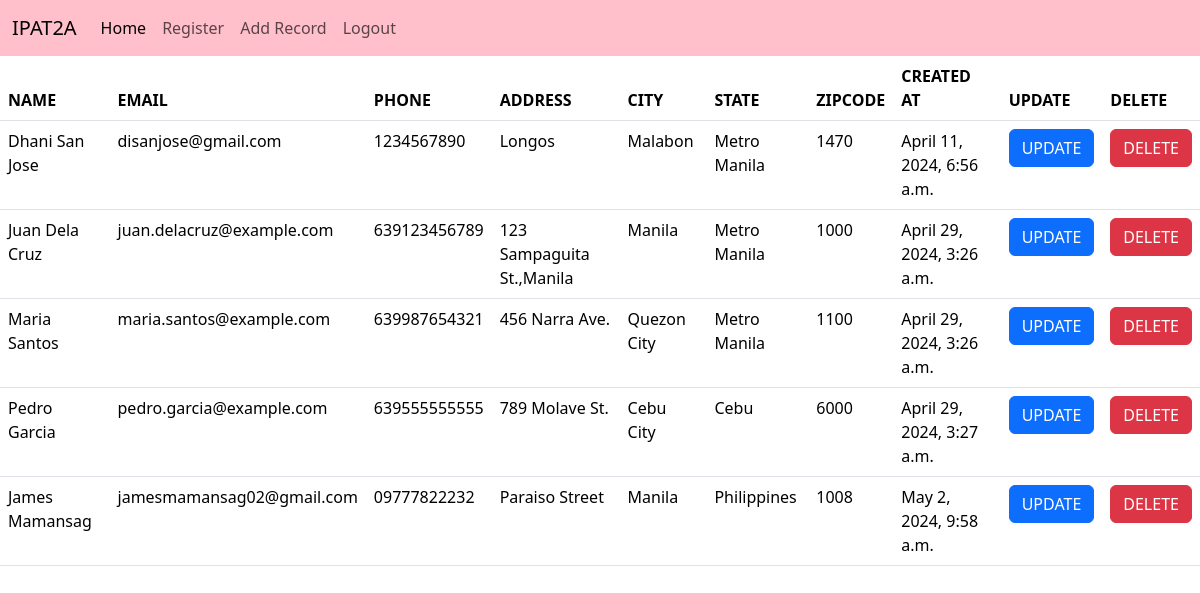
The app's page / (signed in) with its own data.
### dcrm/models.py (models this page shows, shortened)
class Record(models.Model):
    created_at = models.DateTimeField(auto_now_add=True)
    first_name = models.CharField(max_length=50)
    last_name =  models.CharField(max_length=50)
    email =  models.CharField(max_length=100)
    phone = models.CharField(max_length=15)
    address =  models.CharField(max_length=100)
    city =  models.CharField(max_length=50)
    state =  models.CharField(max_length=50)
    zipcode =  models.CharField(max_length=20)

### dcrm/views.py (the view, shortened to what this page needs)
# urls.py: path('', views.home, name='home'),
def home(request):
    records = Record.objects.all()
    return render(request, 'home.html', {'records':records})

### dcrm/templates/home.html (shortened to what this page needs)
{% extends 'base.html' %}
{% block content %}
{% if user.is_authenticated %}
<table class="table">
    <thead>
        <tr>
        <th>NAME</th>
        <th>EMAIL</th>
        <th>PHONE</th>
        <th>ADDRESS</th>
        <th>CITY</th>
        <th>STATE</th>
        <th>ZIPCODE</th>
        <th>CREATED AT</th>
        <th>UPDATE</th>
        <th>DELETE</th>
    </tr>
    </thead>
<tbody>
    {% if records %}
        {% for record in records %}
            <tr>
                <td>{{ record.first_name }} {{record.last_name}}</td>
                <td>{{ record.email }}</td>
                <td>{{ record.phone }}</td>
                <td>{{ record.address }}</td>
                <td>{{ record.city }}</td>
                <td>{{ record.state }}</td>
                <td>{{ record.zipcode }}</td>
                <td>{{ record.created_at }}</td>
                <td><a href="{% url 'update_record' record.id %}"><button class="btn btn-primary" value="{{ record.id }}">UPDATE</button></a></td>
                <td><a href="{% url 'delete_record' record.id %}"><button class="btn btn-danger" value="{{ record.id }}">DELETE</button></a></td>
            </tr>
        {% endfor %}
    {% endif %}
</tbody>
</table>
{% endif %}
{% endblock %}

### dcrm/templates/base.html (shortened to what this page needs)
<!doctype html>
<html lang="en">
  <head>
    <link href="https://cdn.jsdelivr.net/npm/bootstrap@5.3.3/dist/css/bootstrap.min.css" rel="stylesheet">
  </head>
  {% include 'navbar.html' %}
  <body>
    {% block content %}
    {% endblock content %}
  </body>
</html>

### dcrm/templates/navbar.html (shortened to what this page needs)
<nav class="navbar navbar-expand-lg bg-pink" >
    <div class="container-fluid">
      <a class="navbar-brand" href="#">IPAT2A</a>
      <div class="collapse navbar-collapse" id="navbarNav">
        <ul class="navbar-nav">
          <li class="nav-item">
            <a class="nav-link active" aria-current="page" href="{% url 'home' %}">Home</a>
          </li>
          <li class="nav-item">
            <a class="nav-link" href="{% url 'register' %}">Register</a>
          </li>
          <li class="nav-item">
            <a class="nav-link" href="{% url 'add_record' %}">Add Record</a>
          </li>
          <li class="nav-item">
            <a class="nav-link" href="{% url 'logout' %}">Logout</a>
          </li>
        </ul>
      </div>
    </div>
  </nav>

### dcrm/templates/navbar.html (style rules this page uses)
.bg-pink { background-color: pink !important; }

### records on screen
Record: first_name "Dhani", last_name "San Jose", email "disanjose@gmail.com", phone "1234567890", address "Longos", city "Malabon", state "Metro Manila", zipcode "1470", created_at "April 11, 2024, 6:56 a.m.", {{ record.id }} 1 (drawn)
Record: first_name "Juan", last_name "Dela Cruz", email "juan.delacruz@example.com", phone "639123456789", address "123 Sampaguita St.,Manila", city "Manila", state "Metro Manila", zipcode "1000", created_at "April 29, 2024, 3:26 a.m.", {{ record.id }} 2 (drawn)
Record: first_name "Maria", last_name "Santos", email "maria.santos@example.com", phone "639987654321", address "456 Narra Ave.", city "Quezon City", state "Metro Manila", zipcode "1100", created_at "April 29, 2024, 3:26 a.m.", {{ record.id }} 3 (drawn)
Record: first_name "Pedro", last_name "Garcia", email "pedro.garcia@example.com", phone "639555555555", address "789 Molave St.", city "Cebu City", state "Cebu", zipcode "6000", created_at "April 29, 2024, 3:27 a.m.", {{ record.id }} 4 (drawn)
Record: first_name "James", last_name "Mamansag", email "jamesmamansag02@gmail.com", phone "09777822232", address "Paraiso Street", city "Manila", state "Philippines", zipcode "1008", created_at "May 2, 2024, 9:58 a.m.", {{ record.id }} 7 (drawn)
